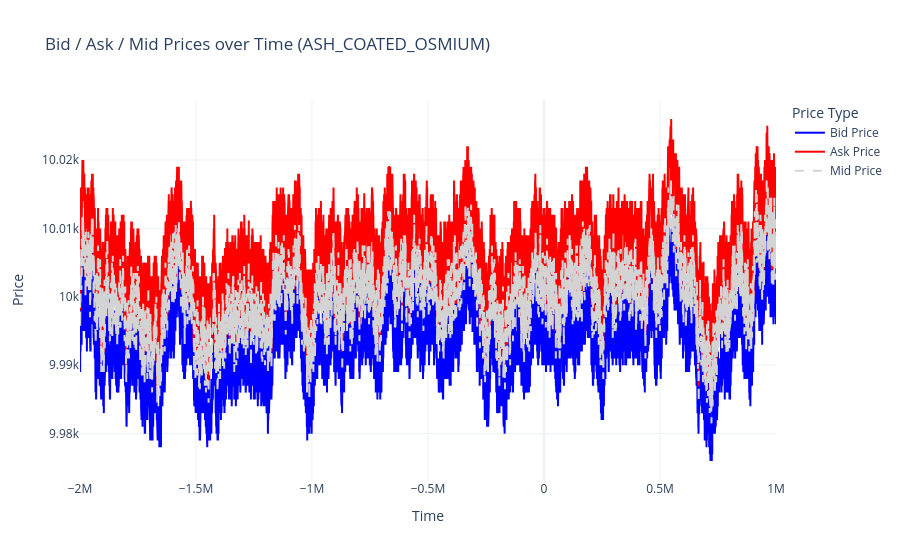

Here is the notebook cell this chart was saved with:
### Code cell
# Plot bid / ask / mid-price overview using Plotly
import plotly.graph_objects as go

# Keep only columns needed for this chart, then drop missing values in those columns only.
price_col = _MID_COL if '_MID_COL' in globals() else 'mid_price'
plot_cols = ['t', 'bid_price_1', 'ask_price_1', price_col]
ob = (
    prices.loc[prices['product'] == PRODUCT, plot_cols]
    .dropna(subset=['bid_price_1', 'ask_price_1', price_col])
    .sort_values('t')
)

if ob.empty:
    print('No valid rows to plot after filtering. Check PRODUCT and price columns.')
else:
    fig = go.Figure()
    fig.add_trace(go.Scatter(
        x=ob['t'], y=ob['bid_price_1'], mode='lines',
        name='Bid Price', line=dict(color='blue'), connectgaps=False
    ))
    fig.add_trace(go.Scatter(
        x=ob['t'], y=ob['ask_price_1'], mode='lines',
        name='Ask Price', line=dict(color='red'), connectgaps=False
    ))
    fig.add_trace(go.Scatter(
        x=ob['t'], y=ob[price_col], mode='lines',
        name='Mid Price', line=dict(color='lightgray', dash='dash'), connectgaps=False
    ))

    fig.update_xaxes(title_text='Time')
    fig.update_yaxes(title_text='Price')
    fig.update_layout(
        title=f'Bid / Ask / Mid Prices over Time ({PRODUCT})',
        legend_title_text='Price Type',
        template='plotly_white'
    )
    fig.show()

### Figure 1 — Plotly figure (JSON) as saved in the notebook; plotly's stock layout.template omitted (floating-point values rounded to 4 significant figures; data arrays with more than 128 entries replaced by an {"elided": "..."} marker saying what was removed)
{"data": [{"connectgaps": false, "line": {"color": "blue"}, "mode": "lines", "name": "Bid Price", "type": "scatter", "x": {"elided": "27644 int values"}, "y": {"elided": "27644 float values"}}, {"connectgaps": false, "line": {"color": "red"}, "mode": "lines", "name": "Ask Price", "type": "scatter", "x": {"elided": "27644 int values"}, "y": {"elided": "27644 float values"}}, {"connectgaps": false, "line": {"color": "lightgray", "dash": "dash"}, "mode": "lines", "name": "Mid Price", "type": "scatter", "x": {"elided": "27644 int values"}, "y": {"elided": "27644 float values"}}], "layout": {"legend": {"title": {"text": "Price Type"}}, "title": {"text": "Bid / Ask / Mid Prices over Time (ASH_COATED_OSMIUM)"}, "xaxis": {"title": {"text": "Time"}}, "yaxis": {"title": {"text": "Price"}}}}
